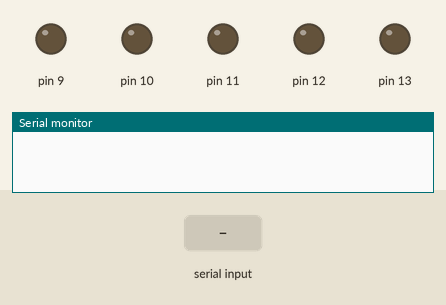
The sketch below on a simulated Arduino Uno, built with avr-gcc and run on an emulated ATmega328P. On the bench: output pins drawn as LEDs (lit = HIGH), the last lines printed to the serial monitor. The inputs (shaded band) are chosen by the test bench.

Above: at 1.2 s.
1.3 s: "1\n" received over Serial
At 1.9 s:
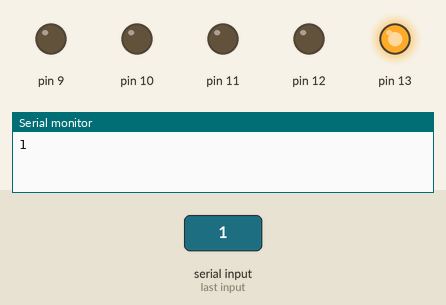
2.8 s: byte 50 ('2') received over Serial
At 4.0 s:
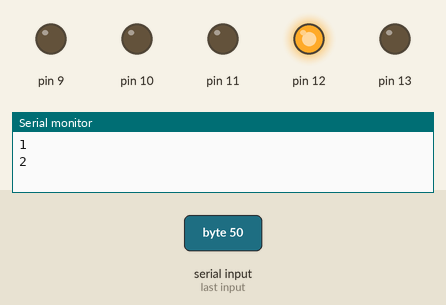
4.3 s: byte 51 ('3') received over Serial
At 5.3 s:
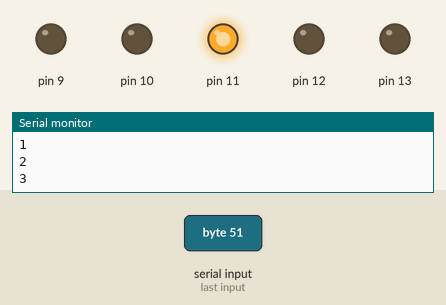
5.8 s: byte 52 ('4') received over Serial
At 6.5 s:
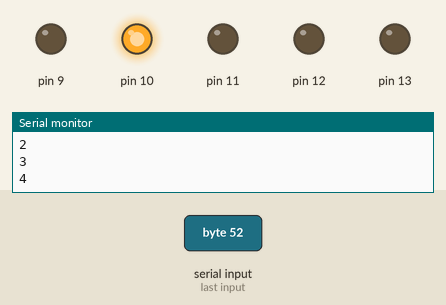
7.3 s: byte 53 ('5') received over Serial
At 7.6 s:
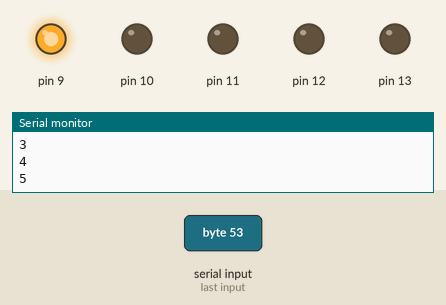
8.8 s: "2\n" received over Serial
At 10.0 s:
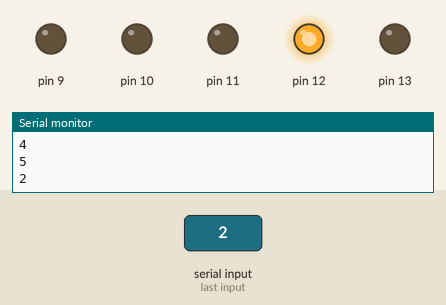
Timing chart, 0 to 11.3 s (numbered marks = the images above; inputs shaded):
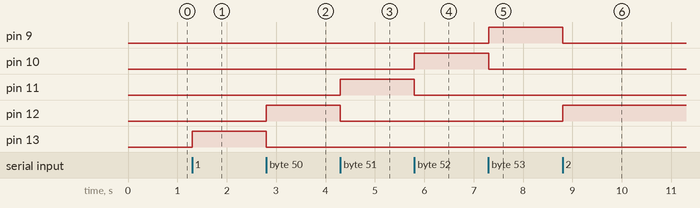

The sketch:

ProteusSimulationBluetooth.ino
```cpp
char data = 0;
void setup()
{
  Serial.begin(9600);
  pinMode(13, OUTPUT);
  pinMode(12, OUTPUT);
  pinMode(11, OUTPUT);
  pinMode(10, OUTPUT);
  pinMode(9, OUTPUT);
}
void loop()
{
  if(Serial.available() > 0)
  {
    data = Serial.read();
    Serial.print(data);
    Serial.print("\n");
    if(data == '1')
    {
    digitalWrite(13, HIGH);
    digitalWrite(12, LOW);
    digitalWrite(11, LOW);
    digitalWrite(10, LOW);
    digitalWrite(9, LOW);
    }
    else if(data == '2')
    {
    digitalWrite(13, LOW);
    digitalWrite(12, HIGH);
    digitalWrite(11, LOW);
    digitalWrite(10, LOW);
    digitalWrite(9, LOW);
    }
    else if(data == '3')
    {
    digitalWrite(13, LOW);
    digitalWrite(12, LOW);
    digitalWrite(11, HIGH);
    digitalWrite(10, LOW);
    digitalWrite(9, LOW);
    }
    else if(data == '4')
    {
    digitalWrite(13, LOW);
    digitalWrite(12, LOW);
    digitalWrite(11, LOW);
    digitalWrite(10, HIGH);
    digitalWrite(9, LOW);
    }
    else if(data == '5')
    {
    digitalWrite(13, LOW);
    digitalWrite(12, LOW);
    digitalWrite(11, LOW);
    digitalWrite(10, LOW);
    digitalWrite(9, HIGH);
    }
  }
}
```

Measured:
- after the input at 1.3 s, pin 13: LOW → HIGH at once
- after the input at 2.8 s, pin 12: LOW → HIGH at once; pin 13: HIGH → LOW at once
- after the input at 4.3 s, pin 11: LOW → HIGH at once; pin 12: HIGH → LOW at once
- after the input at 5.8 s, pin 10: LOW → HIGH at once; pin 11: HIGH → LOW at once
- after the input at 7.3 s, pin 9: LOW → HIGH at once; pin 10: HIGH → LOW at once
- after the input at 8.8 s, pin 9: HIGH → LOW at once; pin 12: LOW → HIGH at once
